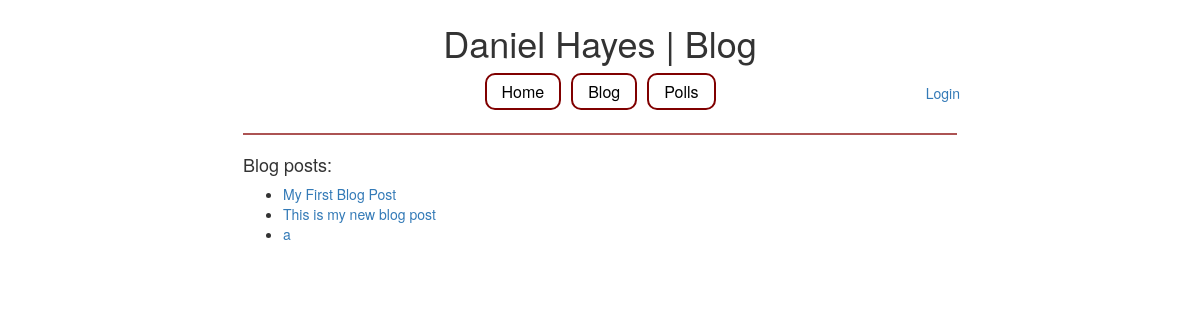
/blog/, run on an earlier commit of the app's database.
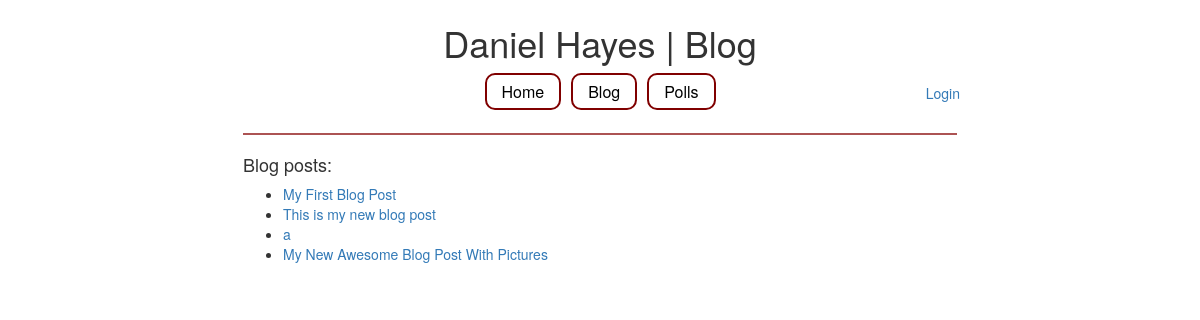
And on a later commit of the database.
### blog/models.py (models this page shows, shortened)
class Post(models.Model):
    author = models.ForeignKey(
        User,
        on_delete=models.CASCADE,
        )
    title = models.CharField(max_length=50)
    slug = models.SlugField(unique=True)
    post = models.TextField()
    pub_date = models.DateTimeField('date published', default=timezone.now)

### blog/views.py (the view)
class IndexView(TemplateView):
    template_name = "blog/blog_index.html"
    def get_context_data(self, **kwargs):
        context = super(IndexView, self).get_context_data(**kwargs)
        context['latest_posts'] = Post.objects.all()
        return context

### blog/templates/blog/blog_index.html
{% extends 'home/base.html' %}
{% block title %}Daniel Hayes | Blog{% endblock title %}
{% block content %}
  <h4>Blog posts:</h4>
  <ul>
    {% for post in latest_posts %}
    <li>
      <a class=post-link href="{% url 'blog:detail' post.slug %}">{{ post.title }}</a>
    </li>
    {% endfor %}
  </ul>
{% endblock content %}

What changed in the data, as far as the page shows it:
added Post: title "My New Awesome Blog Post With Pictures"
